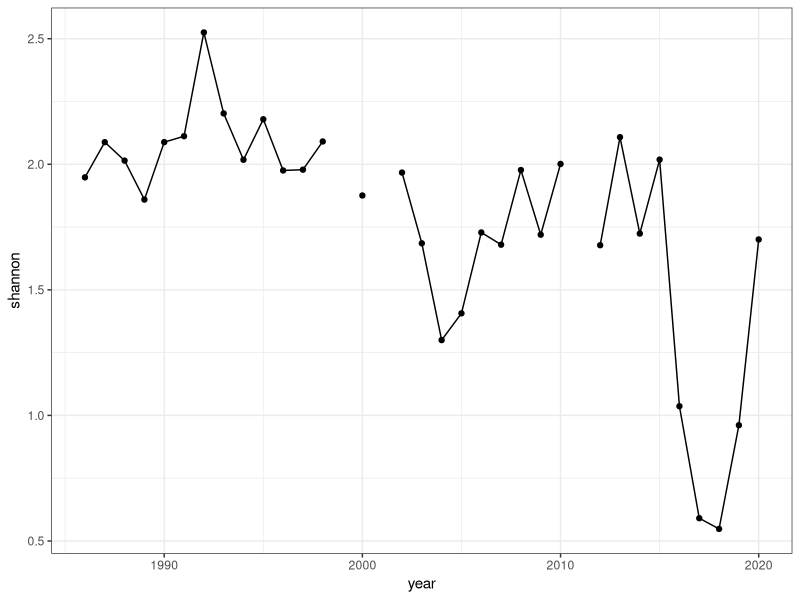
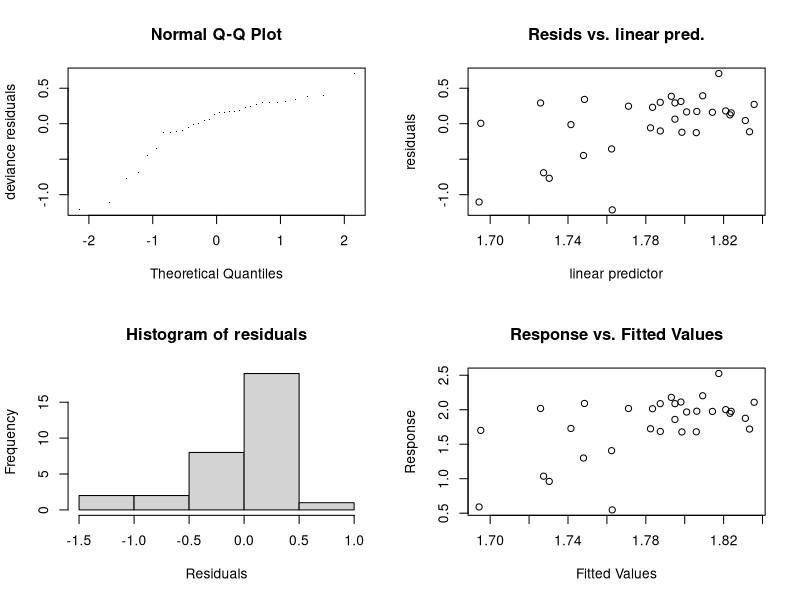
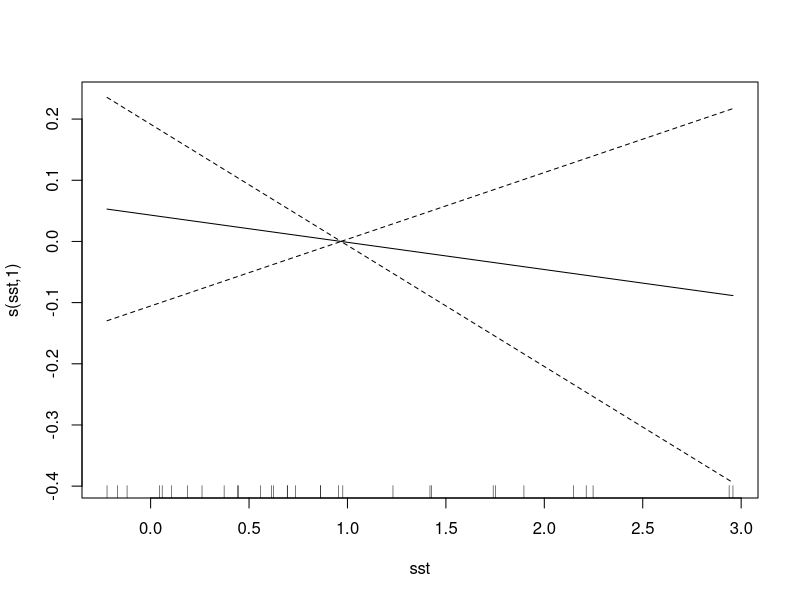
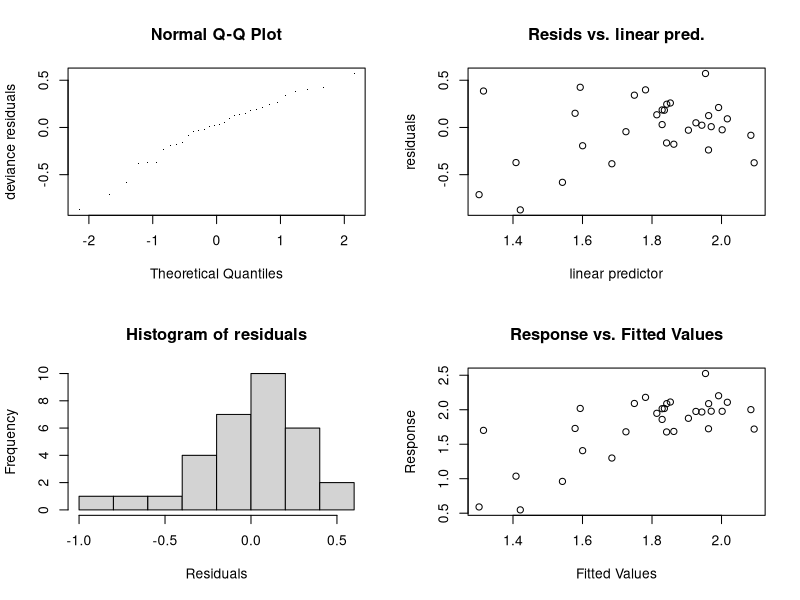
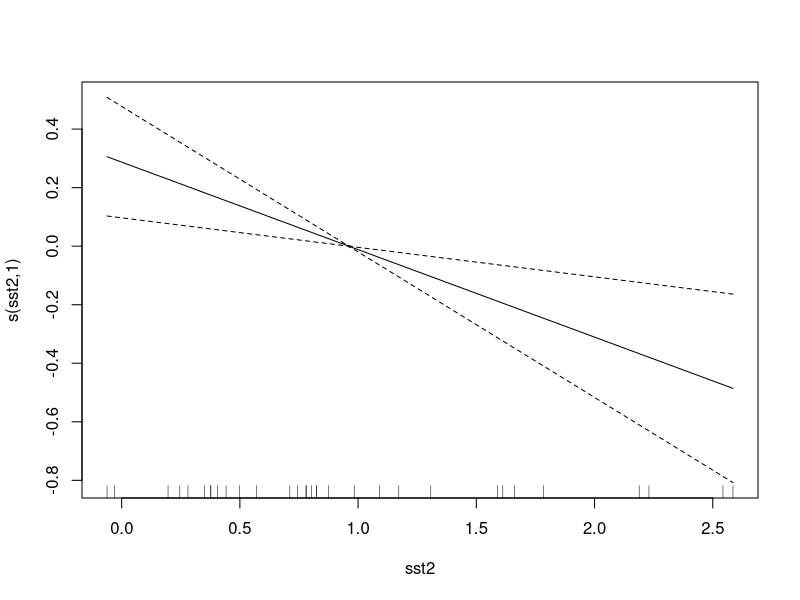
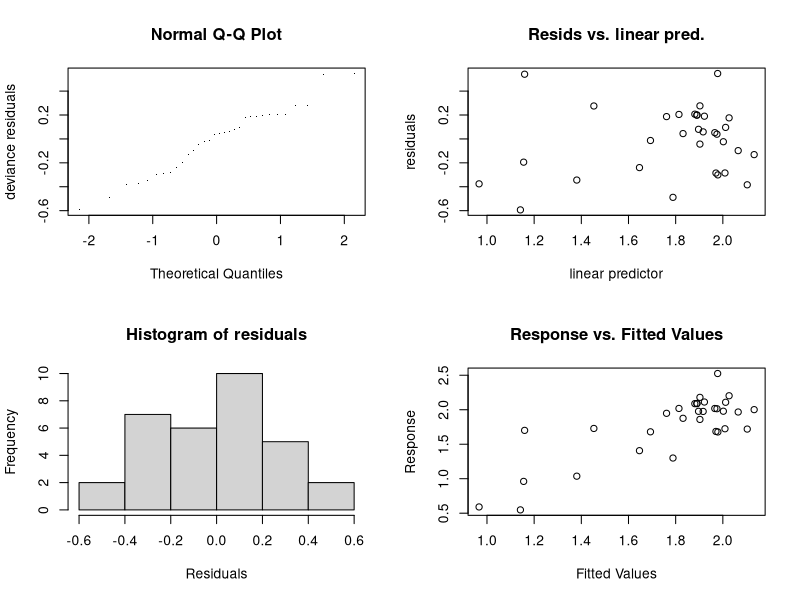
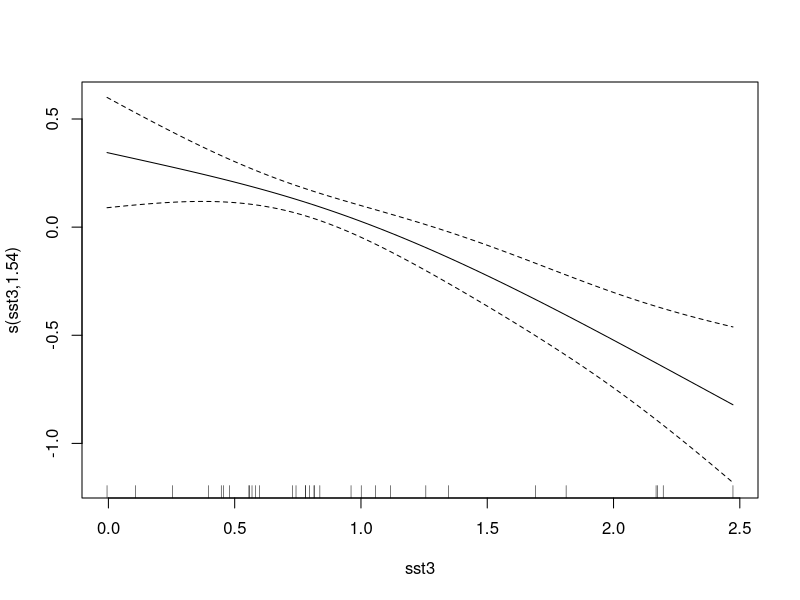

R code for these plots, in order: (Note: this script raises an error after producing the figures.)
## effect of temperature on age diversity

library(tidyverse)
library(mgcv)

theme_set(theme_bw())
cb <- c("#000000", "#E69F00", "#56B4E9", "#009E73", "#F0E442", "#0072B2", "#D55E00", "#CC79A7")


## Read in data 
dat <- read.csv("./data/shannon.age.diversity.acoustic.trawl.data.csv",
                 row.names = 1)

ggplot(dat, aes(year, shannon)) +
  geom_line() +
  geom_point()


# load GOA sst anomalies

d1 <- read.csv("./data/regional_north_pacific_ersst_anomaly_time_series.csv")

d1 <- d1 %>%
  dplyr::filter(region == "Gulf_of_Alaska") %>%
  dplyr::select(year, annual.anomaly.unsmoothed) %>%
  rename(sst = annual.anomaly.unsmoothed) %>%
  mutate(sst2 = zoo::rollmean(sst, 2, align = "right", fill = NA),
         sst3 = zoo::rollmean(sst, 3, align = "right", fill = NA))


# lag shannon one year to match sst
dat_lag <- dat %>%
  mutate(year = year - 1)

# and join
dat_lag <- left_join(dat_lag, d1) %>%
  na.omit() # dropping missing years for ar() model fitting! 


# now model
mod1 <- gamm(shannon ~  s(sst,  k=4),
              correlation = corAR1(), data=dat_lag)

gam.check(mod1$gam)
plot(mod1$gam)
summary(mod1$gam)
anova(mod1$gam)


mod2 <- gamm(shannon ~  s(sst2,  k=4),
             correlation = corAR1(), data=dat_lag)

gam.check(mod2$gam)
plot(mod2$gam)
summary(mod2$gam)
anova(mod2$gam)

mod3 <- gamm(shannon ~  s(sst3,  k=4),
             correlation = corAR1(), data=dat_lag)

gam.check(mod3$gam)
plot(mod3$gam)
summary(mod3$gam)
anova(mod3$gam)

AIC <- AIC(mod1, mod2, mod3)

AIC

AIC_table <- data.frame(response = "Shannon age diversity",
                        model = c("s(sst_unsmoothed,  k=4), correlation = corAR1()",
                                  "s(sst_2yr_mean,  k=4), correlation = corAR1()",
                                  "s(sst_3yr_mean,  k=4), correlation = corAR1()"),
                        AIC = AIC$AIC,
                        delta_AIC = (AIC$AIC - min(AIC$AIC)))

AIC_table <- AIC_table %>%
  arrange(delta_AIC)

# save
write.csv(AIC_table, "Shannon_age_diversity_AIC_table.csv", row.names = F)

# predict and plot

new_dat <- data.frame(sst3 = seq(min(dat_lag$sst3), max(dat_lag$sst3), length.out = 100)) 

pred <- predict(mod3$gam, newdata = new_dat, se.fit = T)

plot <- data.frame(sst3 = new_dat$sst3,
                   estimate = pred$fit, 
                   LCI = pred$fit - 1.96*pred$se.fit,
                   UCI = pred$fit + 1.96*pred$se.fit)


ggplot(plot) +
  aes(x = sst3, y = estimate) +
  geom_ribbon(aes(ymin = LCI, ymax = UCI), alpha = 0.2, lty = 0) +
  geom_line(size = 1, color = cb[7]) +
  labs(x = "Three year running mean SST anomaly", y = "Shannon age diversity") 

ggsave("./figs/Shannon_age_diversity_goa_SST_anomaly.png", width = 6, height = 4, units = 'in')

# refit best model to scaled data

dat_scaled <- dat_lag %>%
  mutate(scaled_diversity = scale(shannon))

mod4 <- gamm(scaled_diversity ~  s(sst3,  k=4),
             correlation = corAR1(), data=dat_scaled)

pred <- predict(mod4$gam, newdata = new_dat, se.fit = T)

plot <- data.frame(sst3 = new_dat$sst3,
                   estimate = pred$fit, 
                   LCI = pred$fit - 1.96*pred$se.fit,
                   UCI = pred$fit + 1.96*pred$se.fit)


ggplot(plot) +
  aes(x = sst3, y = estimate) +
  geom_ribbon(aes(ymin = LCI, ymax = UCI), alpha = 0.2, lty = 0) +
  geom_line(size = 1, color = cb[7]) +
  labs(x = "Three year running mean SST anomaly", y = "Shannon age diversity") 


